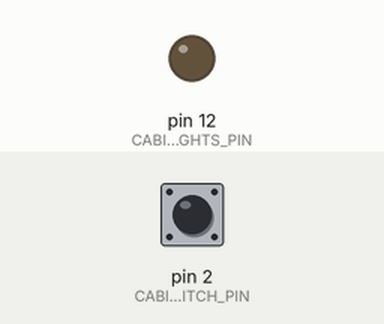
This sketch was run on a simulated Arduino Uno, built with avr-gcc and run on an emulated ATmega328P. Shown: output pins drawn as LEDs (lit = HIGH). The test bench sets the inputs (shaded band); at power-on: pin 2 (CABIN_SWITCH_PIN) LOW.

Above: at 1.2 s.
1.3 s: pin 2 (CABIN_SWITCH_PIN) pulled HIGH for 0.15 s
At 1.37 s:
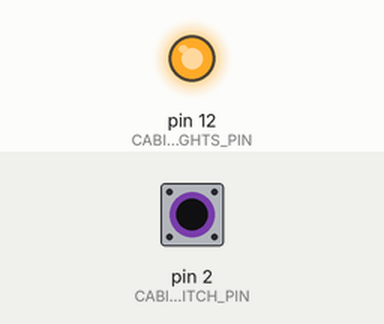
2.9 s: pin 2 (CABIN_SWITCH_PIN) pulled HIGH for 3.2 s
At 7.4 s:
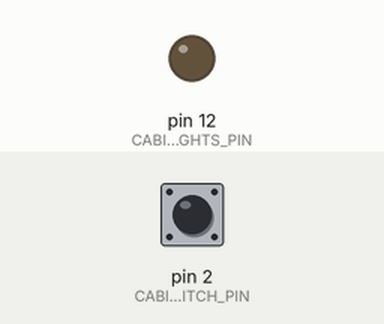
Timing chart, 0 to 8.9 s (numbered marks = the images above; inputs shaded):
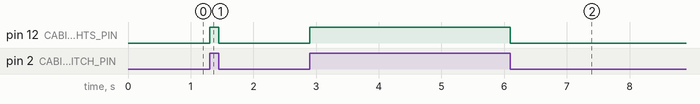

Measured:
- after the input at 1.3 s, pin 12 (CABIN_LIGHTS_PIN): LOW → HIGH at once, → LOW 0.15 s later
- after the input at 2.9 s, pin 12 (CABIN_LIGHTS_PIN): LOW → HIGH at once, → LOW 3.2 s later

The sketch:

Day3_battery_levels.ino
```cpp
#include <Arduino.h>

const int CABIN_LIGHTS_PIN = 12;
const int CABIN_SWITCH_PIN = 2;

void setup() {
	pinMode(CABIN_LIGHTS_PIN, OUTPUT);
	pinMode(CABIN_SWITCH_PIN, INPUT);
}

void loop() {
	digitalWrite(CABIN_LIGHTS_PIN, digitalRead(CABIN_SWITCH_PIN));
}
```
